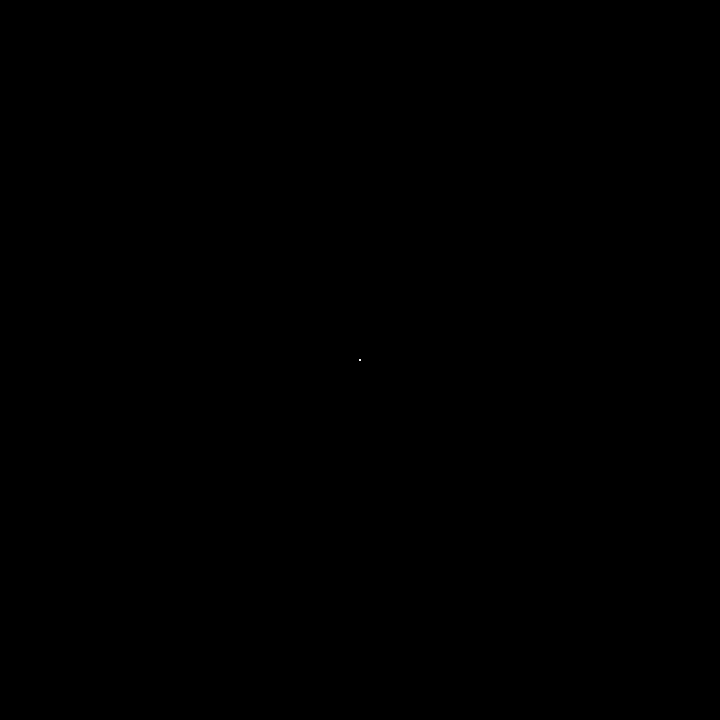
Frame 1 (no input)
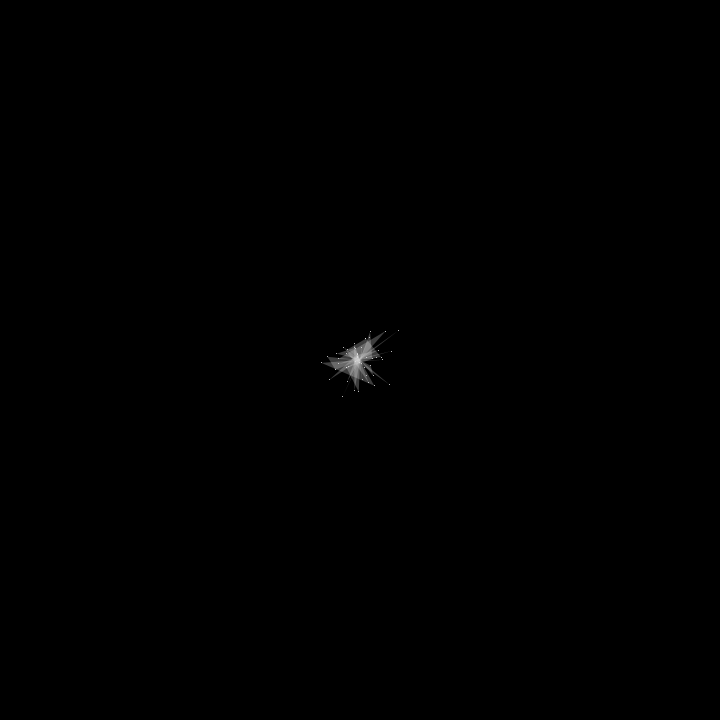
Frame 60 (the mouse pressed at the canvas centre just before this capture)
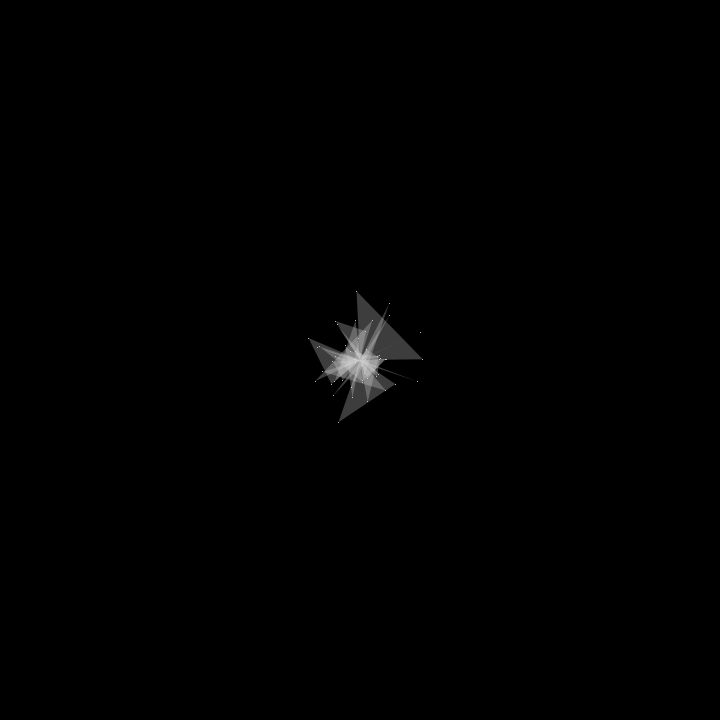
Frame 120 (the mouse held since frame 60 and released just before this capture)

The Processing sketch that drew these frames (run headless with seeded random() and noise(); from frame 60 on, the mouse is pressed at the canvas centre):

// Processing sketch: processing_149757
// ── processing_149757.pde

// DEFINIZIONE DELLA  CLASSE Agente
 
class Agente
{
  PVector pos;
  PVector vel;
 
  Agente (PVector start) {
    pos = start.get();
    vel = new PVector( random(-1,1), random(-1,1) );
  }
 
  void update() {
    if (random(100)<10) {
      vel = new PVector( random(-1,1), random(-1,1) );
    }
    pos.add(vel);
    if (pos.x<0 || pos.x>width || pos.y<0 || pos.y>height) {  //++
      vel.mult(-1);               
    }
  }
 
  void display() {
    strokeWeight (1);
    stroke(255);
    point(pos.x, pos.y);
  }
}
 
// USO DELLA CLASSE Agente
 
Agente[] agenti = new Agente[50];
PVector centro;
 
void setup()
{
  size(720, 720);
   
  centro = new PVector(width/2, height/2);
   
  for (int i=0;  i<agenti.length;  i++) {
    agenti[i] = new Agente( centro );
  }
}
 
void draw()
{
     
   
  background (0);
  for (Agente a : agenti) {
     
    a.update();
    a.display();
  }
   
  for (int i=0; i < agenti.length; i+=2) {       //++                 //++
    PVector p1 = agenti[i].pos;
    PVector p2 = agenti[i+1].pos;                //++
    noStroke();
    fill(224,70);    //++
    triangle( width/2, height/2,p1.x,p1.y, p2.x,p2.y );
    }
}
